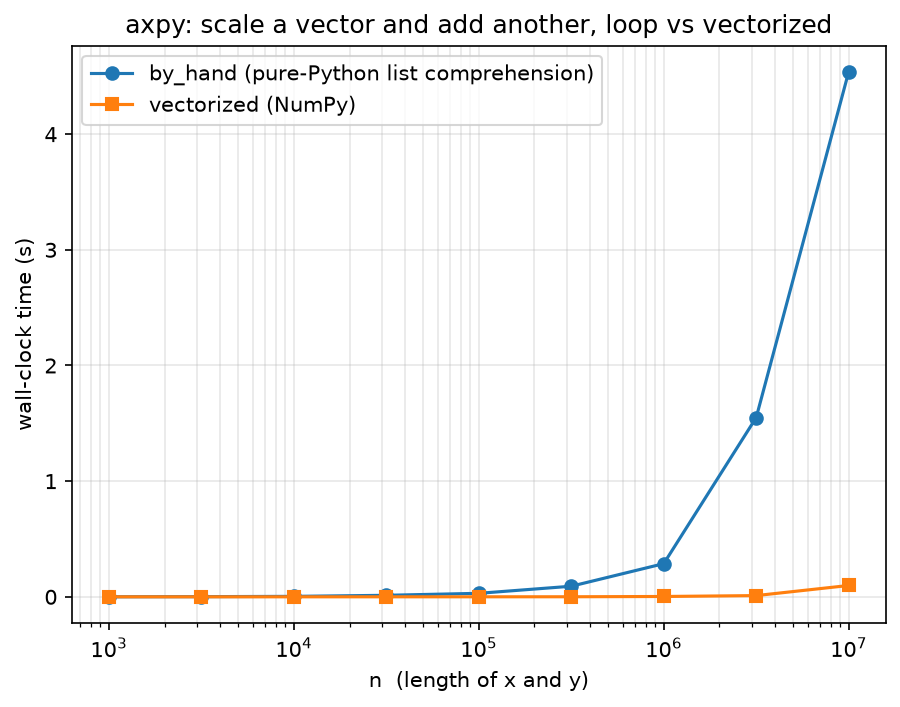

Generate this figure with Python:
"""Figure: axpy timing -- pure-Python list comprehension vs NumPy vectorized.

Reproduce with:
    clae-py chapter_drafts/clae-chapter-01/figures/fig_axpy_timing.py
"""
import os
import time

import numpy as np
import matplotlib

matplotlib.use("Agg")
import matplotlib.pyplot as plt

A = 2.5


def by_hand(a, x, y):       # pure Python, a list comprehension over the entries
    return [a * xi + yi for xi, yi in zip(x, y)]


def vectorized(a, x, y):    # NumPy, the whole array at once
    return a * x + y


def best(fn, *args, reps):
    times = []
    for _ in range(reps):
        t0 = time.perf_counter()
        fn(*args)
        times.append(time.perf_counter() - t0)
    return min(times)


def main():
    rng = np.random.default_rng(0)
    ns = np.logspace(3, 7, 9).astype(int)
    t_loop, t_vec = [], []
    for n in ns:
        x = rng.random(n)
        y = rng.random(n)
        t_loop.append(best(by_hand, A, x, y, reps=(1 if n > 1_000_000 else 3)))
        t_vec.append(best(vectorized, A, x, y, reps=7))

    t_loop = np.array(t_loop)
    t_vec = np.array(t_vec)
    print(f"n = {ns[-1]:,}:  by_hand {t_loop[-1]*1e3:.0f} ms   "
          f"vectorized {t_vec[-1]*1e3:.1f} ms   factor {t_loop[-1]/t_vec[-1]:.0f}x")

    plt.figure(figsize=(7, 5))
    plt.semilogx(ns, t_loop, "o-", label="by_hand (pure-Python list comprehension)")
    plt.semilogx(ns, t_vec, "s-", label="vectorized (NumPy)")
    plt.xlabel("n  (length of x and y)")
    plt.ylabel("wall-clock time (s)")
    plt.title("axpy: scale a vector and add another, loop vs vectorized")
    plt.legend()
    plt.grid(True, which="both", alpha=0.3)
    out = os.path.join(os.path.dirname(os.path.abspath(__file__)), "fig_axpy_timing.png")
    plt.savefig(out, dpi=150, bbox_inches="tight")
    print("wrote", out)


if __name__ == "__main__":
    main()
